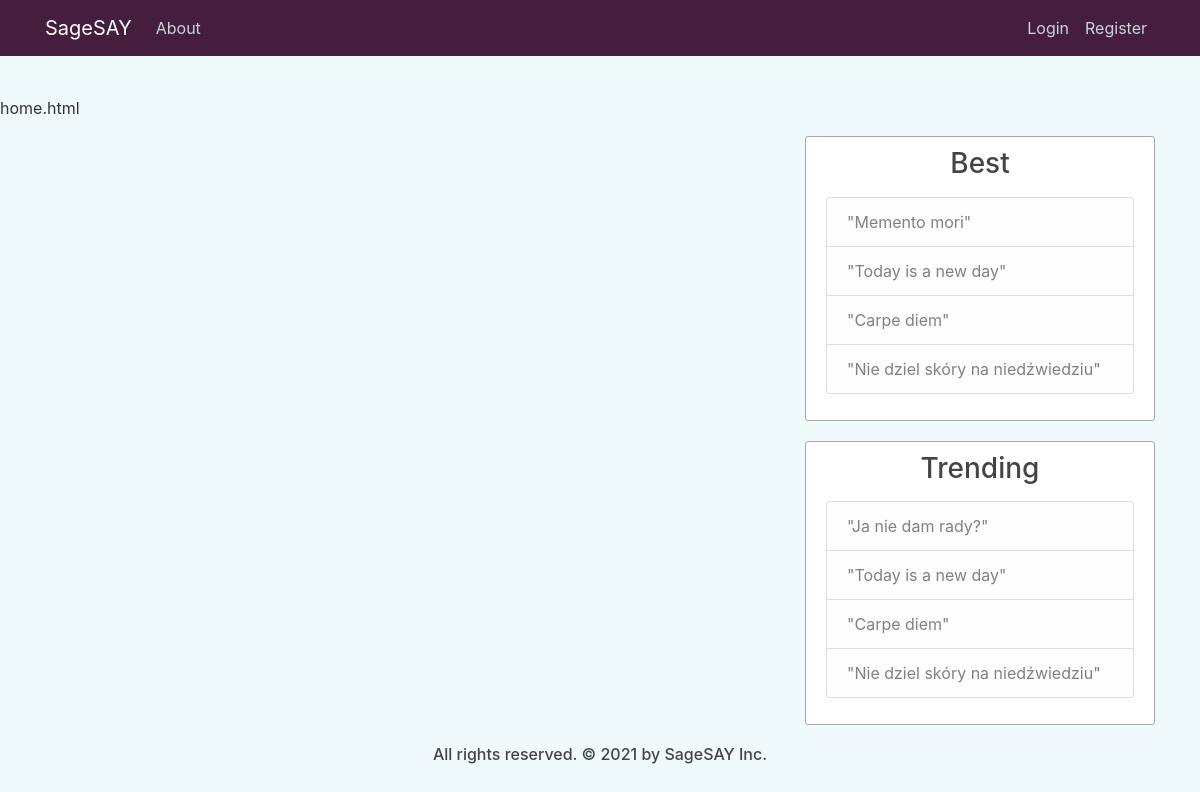
Page /home on the earlier database version.
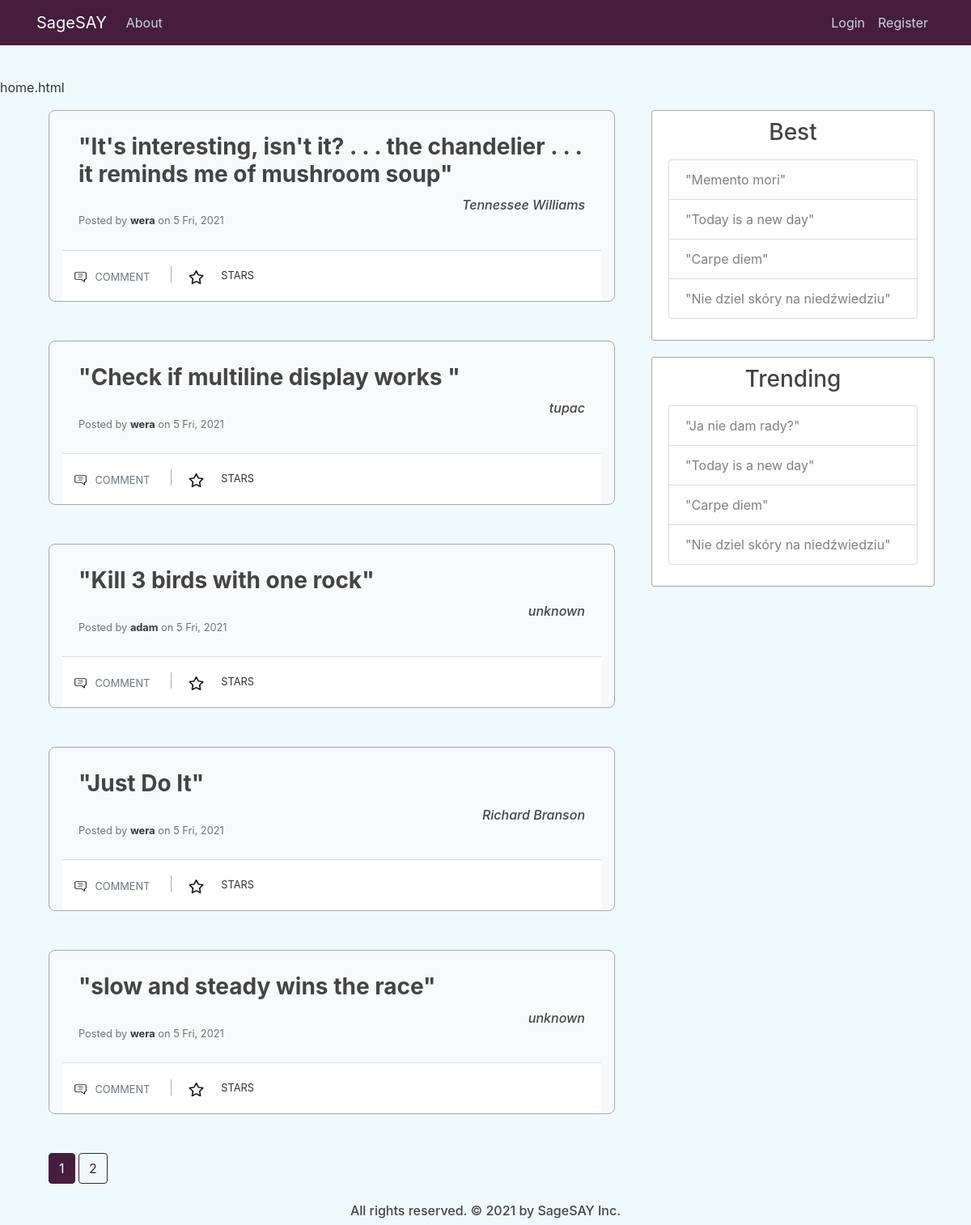
Same page on the later database version.
### quotes_app/models.py (models this page shows, shortened)
class Post(db.Model):
    id = db.Column(db.Integer, primary_key=True)
    author = db.Column(db.String(100), nullable=False, default='Anonymous')
    content = db.Column(db.Text, nullable=False)
    date_posted = db.Column(db.DateTime, nullable=False, default=dt.utcnow)
    user_id = db.Column(db.Integer, db.ForeignKey('user.id'), nullable=False)
    comments = db.relationship('Comment', backref='comment_post', lazy=True)
    likes = db.relationship('Like', backref='like_post', lazy=True)

class User(db.Model, UserMixin):
    id = db.Column(db.Integer, primary_key=True)
    username = db.Column(db.String(20), unique=True, nullable=False)
    email = db.Column(db.String(120), unique=True, nullable=False)
    image_file = db.Column(db.String(20), nullable=False, default='default.jpg')
    password = db.Column(db.String(60), nullable=False)
    posts = db.relationship('Post', backref='posted_by', lazy=True)
    comments = db.relationship('Comment', backref='comment_author', lazy=True)
    likes = db.relationship('Like', backref='like_author', lazy=True)

### quotes_app/main/routes.py (the view)
@main.route("/", methods=['GET', 'POST'])
@main.route("/home", methods=['GET', 'POST'])
def home():
    post_id = request.args.get('star', type=int)
    if post_id and current_user.is_authenticated:
        update_like_table(current_user, post_id)
    page = request.args.get('page', 1, type=int)
    posts = Post.query.order_by(Post.date_posted.desc()).paginate(page=page, per_page=5)
    posts_data = prepare_posts_display(posts)
    return render_template('home.html', posts=posts, posts_data=posts_data)

### quotes_app/main/utils.py (called while the page is built)
def prepare_posts_display(posts):
    posts_data = []
    for post in posts.items:
        post_info = []
        likes = Like.query.filter_by(like_post=post).limit(8).all()
        for like in likes:
            post_info.append(User.query.get(like.user_id))
        post_info.append(post)
        starred = None
        if current_user.is_authenticated:
            starred = Like.query.filter_by(like_post=post, like_author=current_user).first()
        if starred:
            post_info.append(True)
        else:
            post_info.append(False)
        posts_data.append(post_info)
    return posts_data

### quotes_app/templates/home.html (shortened to what this page needs)
{% extends "layout.html" %}
{% block content %}
<div class="col-md-8">
    <div class="container">
        {% for post in posts_data %}
            <div class="card bg-light mb-5 border-5 pt-2 active pb-0 px-3">
                <div class="card-body ">
                    <div class="row">
                        <div class="col-12 ">
                            <h3 class="card-title "><b>"{{ post[-2].content }}"</b></h3>
                        </div>
                        <div class="col-12 d-flex justify-content-end text-center">
                            <h6><i>{{ post[-2].author }}</i></h6>
                        </div>
                        <div class="col">
                            <h6 class="card-subtitle mb-2 text-muted">
                                <p class="card-text text-muted small"> Posted by <a href="{{ url_for('users.user_profile', username=post[-2].posted_by.username) }}" class="font-weight-bold text-dark"> {{ post[-2].posted_by.username }}</a> on {{ post[-2].date_posted.strftime('%-d %a, %Y') }}</p>
                            </h6>
                        </div>
                    </div>
                </div>
                <div class="card-footer bg-white px-0 ">
                    <div class="row">
                        <div class="col-md-auto ">
                            <a href="#" class="btn btn-outlined btn-black text-muted bg-transparent" data-wow-delay="0.7s">
                                <img src="{{ url_for('static', filename='comment.png') }}" class="mr-1 " width="19" height="19">
                                <small>COMMENT</small>
                            </a>
                            <a href="{{ url_for('main.home', page=posts.page, star=post[-2].id) }}" class="btn btn-outlined btn-black text-muted bg-transparent" data-wow-delay="0.7s">
                            {% if post[-1] == True %}
                                <img src="{{ url_for('static', filename='christmas-star.png') }}" class="mr-1" width="19" height="19">
                            {% else %}
                                <img src="{{ url_for('static', filename='star.png') }}" class="mr-1" width="19" height="19">
                            {% endif %}
                            </a>
                            <small>STARS</small>
                        </div>
                        <div class="col-md-auto ">
                        </div>
                    </div>
                </div>
            </div>
        {% endfor %}
        {% for page_num in posts.iter_pages(left_edge=1, right_edge=1, left_current=1, right_current=2) %}
        {% if page_num %}
            {% if posts.page == page_num %}
            <a class="btn btn-violet mb-4" href="{{ url_for('main.home', page=page_num) }}">{{ page_num }}</a>
            {% else %}
                <a class="btn btn-outline-violet mb-4" href="{{ url_for('main.home', page=page_num) }}">{{ page_num }}</a>
            {% endif %}
        {% else %}
            ...
        {% endif %}
        {% endfor %}
    </div>
</div>
<div class="col-md-4">
    <div class="content-section">
        <div class="mb-3 text-center">
            <h3>Best</h3>
        </div>
        <ul class="list-group">
        <li class="list-group-item list-group-item-light">"Memento mori"</li>
        <li class="list-group-item list-group-item-light">"Today is a new day"</li>
        <li class="list-group-item list-group-item-light">"Carpe diem"</li>
        <li class="list-group-item list-group-item-light">"Nie dziel skóry na niedźwiedziu"</li>
        </ul>
    </div>
    <div class="content-section">
        <div class="mb-3 text-center">
            <h3>Trending</h3>
        </div>
        <ul class="list-group">
        <li class="list-group-item list-group-item-light">"Ja nie dam rady?"</li>
        <li class="list-group-item list-group-item-light">"Today is a new day"</li>
        <li class="list-group-item list-group-item-light">"Carpe diem"</li>
        <li class="list-group-item list-group-item-light">"Nie dziel skóry na niedźwiedziu"</li>
        </ul>
    </div>
</div>
{% endblock content %}

Differences in the rows shown:
added Post: content "It's interesting, isn't it? . . . the chandelier . . . it reminds me of mushroom soup", author "Tennessee Williams", username "wera", date_posted "5 Fri, 2021"
added Post: content "Check if multiline display works", author "tupac", username "wera", date_posted "5 Fri, 2021"
added Post: content "Kill 3 birds with one rock", author "unknown", username "adam", date_posted "5 Fri, 2021"
added Post: content "Just Do It", author "Richard Branson", username "wera", date_posted "5 Fri, 2021"
added Post: content "slow and steady wins the race", author "unknown", username "wera", date_posted "5 Fri, 2021"
Other differences:
new list line: "1"
new list line: "2"
